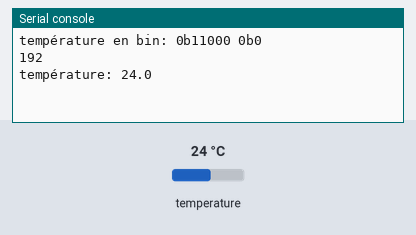
The program below on a simulated MicroPython board. Parts: the last lines printed to the serial console. The inputs (shaded band) are chosen by the test bench; at power-on: temperature 24 °C.

Above: at 1.2 s.
1.3 s: temperature set to 12 °C
At 4.3 s:
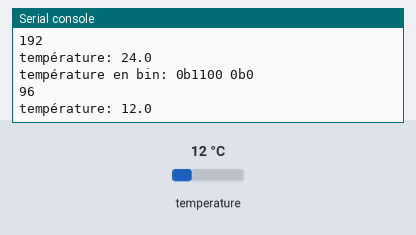
5.2 s: temperature set to 19 °C
At 6.6 s:
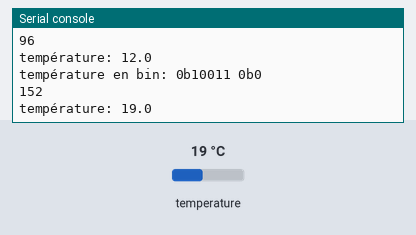
Timing chart, 0 to 8.2 s (numbered marks = the images above; inputs shaded):
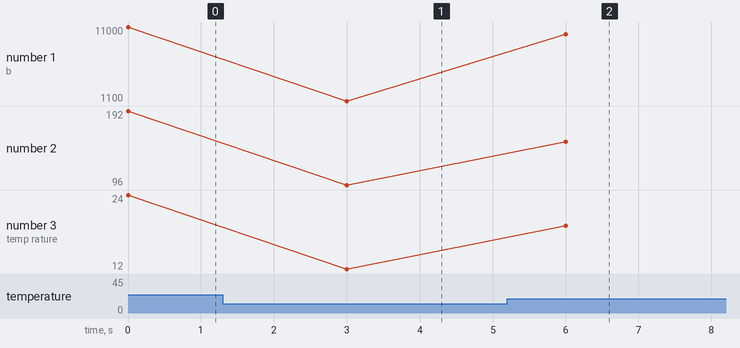

The program:

TP2_I2C_3.py
```python
from machine import Pin, SoftI2C
import time

# configuration du bus I2C sur l'ESP8266.
# le timeout est nécessaire pour eviter l'erreur watch dog si pas de réponse sur le Bus.

i2c = SoftI2C(scl=Pin(21), sda=Pin(20), freq=100000, timeout=5000)

while True:
    buf = bytearray(1) # création d’un buffer 1 octet
    buf[0] = 0x00 # adresse du registre point
    i2c.writeto(0x48, buf) # écriture dans le LM75
    mesure = i2c.readfrom(0x48, 2) # lecture
    print("température en bin:", bin(mesure[0]), bin(mesure[1]))
    val = (mesure[0] << 3)|(mesure[1] >> 5) #reduction de 16 à 11bits.
    print(val)
    temperature = val * 0.125
    print("température:", temperature)
    time.sleep(3)
```

Measured:
- after the input at 1.3 s, the serial console: prints a new line after 1.7 s (image 1)
- after the input at 5.2 s, the serial console: prints a new line after 0.80 s (image 2)
- plotted number 1: 11000 → 1100 after the input at 1.3 s, 1100 → 10011 after the input at 5.2 s
- plotted number 2: 192 → 96 after the input at 1.3 s, 96 → 152 after the input at 5.2 s
- plotted number 3: 24 → 12 after the input at 1.3 s, 12 → 19 after the input at 5.2 s
